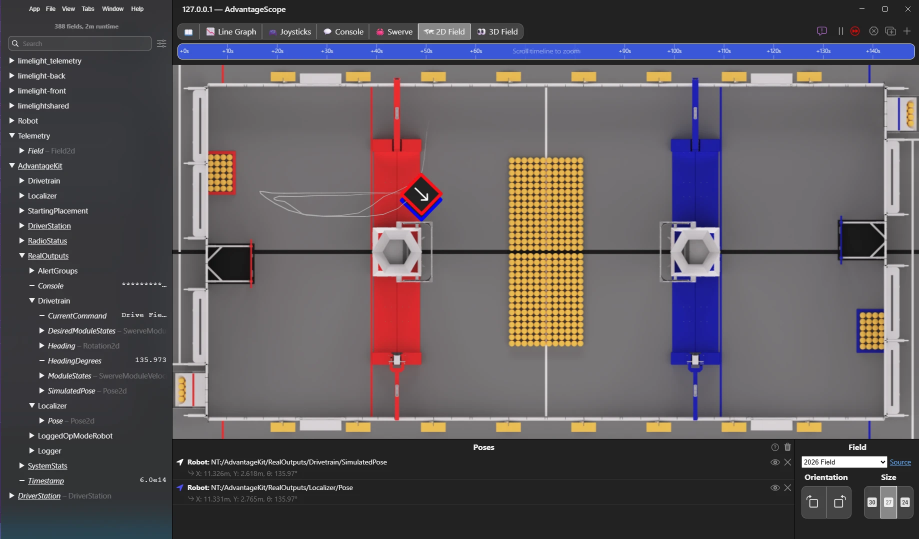
#> input picture tools/figures/data/16-advantagescope-truth-vs-estimate.png, 1837 x 1077 px (shown at 1/2 size)
$ python 16-advantagescope-truth-vs-estimate.py
#> lines starting #> are read from the running program, lines starting #| are printed output that depends on the picture
### tools/figures/screenshots.py
"""Stack screenshots into one numbered figure, the way Figure 17.3 marks SimGUI: a heading over each
panel on a dark background, Okabe-Ito orange outlines and numbered circles with a black outline
and digit. Used by the generators of the figures made from the user's screenshots (3.1, 7.2, 8.2, 11.1, 11.2, 13.3, 13.5, 16.2, 18.3, D.1, R.1).

A panel is a dict:
    shot     the screenshot's path
    crop     (x0, y0, x1, y1) in the screenshot's pixels
    scale    how much to scale the crop (the figure is WIDTH px wide; a panel can be narrower)
    boxes    [(x0, y0, x1, y1), ...] orange outlines, in the screenshot's pixels
    circles  [(number, x, y), ...] numbered circles, centred there, in the screenshot's pixels
    heading  the text over the panel (optional; a one-panel figure needs none)
"""

import os

from PIL import Image, ImageDraw, ImageFont

FONT = "/usr/share/fonts/truetype/dejavu/DejaVuSans-Bold.ttf"
BACKGROUND = (20, 23, 28)  # Figure 17.3's
HEADING = (204, 204, 204)  # Figure 17.3's
ORANGE = (230, 159, 0)  # Okabe-Ito orange, as in Figure 17.3
BLACK = (0, 0, 0)

WIDTH = 1600
MARGIN = 20
GAP = 26  # between one panel and the next heading
HEADING_SIZE = 26
RADIUS = 16  # callout circles, in the final image's pixels
SS = 2  # build at twice the size, then scale down, so circles and text come out smooth


def full_width_scale(crop):
    """The scale that makes a crop fill the figure between its margins."""
    return (WIDTH - 2 * MARGIN) / (crop[2] - crop[0])


def _panel_image(p):
    shot = Image.open(p["shot"]).convert("RGB")
#> shot is the input picture: PIL image 1837x1077 RGB; mean R, G, B 92.4, 86.8, 90.6
    x0, y0 = p["crop"][:2]
    crop = shot.crop(p["crop"])
    draw = ImageDraw.Draw(crop)
    for bx0, by0, bx1, by1 in p.get("boxes", []):
        draw.rounded_rectangle([bx0 - x0, by0 - y0, bx1 - x0, by1 - y0], radius=5, outline=ORANGE, width=3)
    k = p["scale"] * SS
    return crop.resize((round(crop.width * k), round(crop.height * k)), Image.Resampling.LANCZOS)


def compose(panels, out_path, repo, method=None):
    """method: Pillow's quantize method; the default median cut can merge small colour swatches."""
    heading_font = ImageFont.truetype(FONT, HEADING_SIZE * SS)
    digit_font = ImageFont.truetype(FONT, round(RADIUS * 1.35 * SS))

    placed, y = [], (MARGIN * SS // 2) if panels[0].get("heading") else MARGIN * SS
    for p in panels:
        im = _panel_image(p)
        heading_y = y
        if p.get("heading"):
            y += round(HEADING_SIZE * 1.6) * SS
        placed.append((p, im, MARGIN * SS, y, heading_y))
        y += im.height + GAP * SS
#> y = 1985
#> pass 2 of the loop in compose, `for p in panels:`:
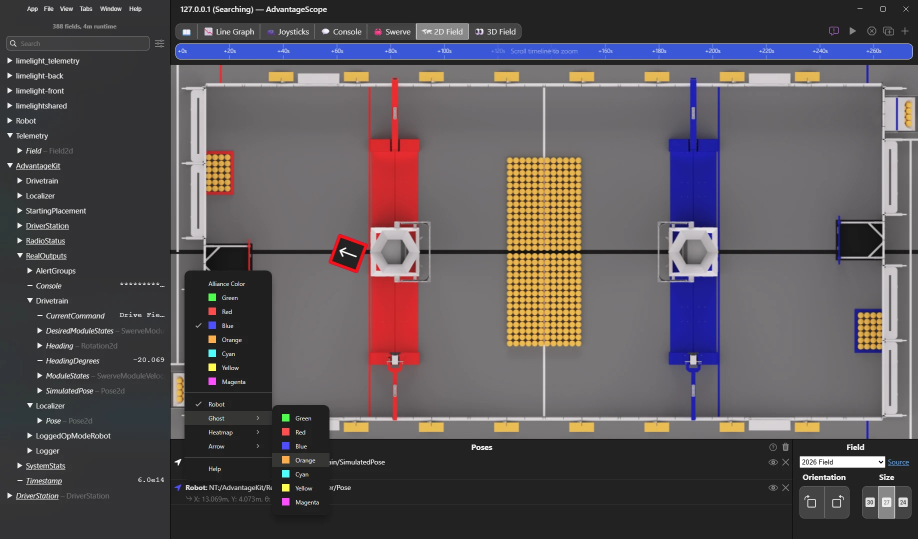
#> input picture tools/figures/data/16-advantagescope-pose-style-menu.png, 1835 x 1077 px (shown at 1/2 size)
#> in _panel_image, shot is the input picture: PIL image 1835x1077 RGB; mean R, G, B 89.2, 83.6, 86.8
#> x0 = 326; y0 = 535
#> in _panel_image (call 2), `crop = shot.crop(p["crop"])`:
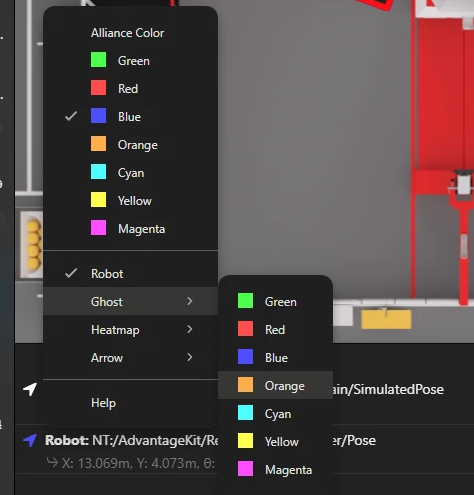
#> crop: PIL image 474x495 RGB; mean R, G, B 76.9, 66.9, 66.6
#> in _panel_image (call 2), `k = p["scale"] * SS`: k = 2.8
    height = y - GAP * SS + MARGIN * SS
#> height = 3495

    canvas = Image.new("RGB", (WIDTH * SS, height), BACKGROUND)
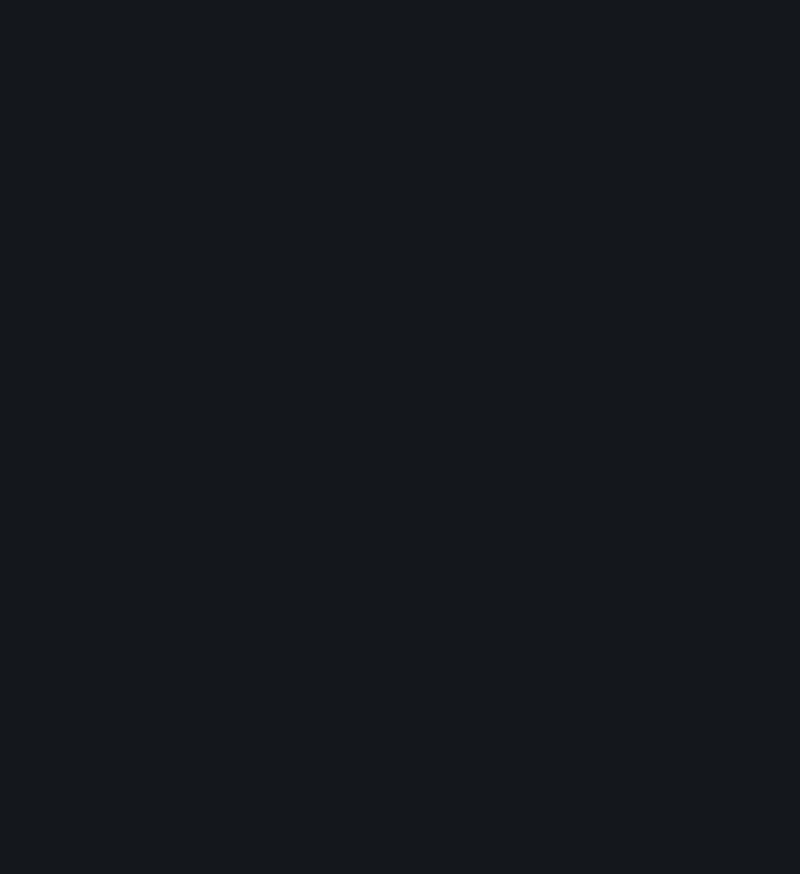
#> canvas: PIL image 3200x3495 RGB (shown at 1/4 size); mean R, G, B 20, 23, 28
    draw = ImageDraw.Draw(canvas)
    for p, im, x, y, heading_y in placed:
        if p.get("heading"):
            draw.text((x, heading_y), p["heading"], fill=HEADING, font=heading_font)
        canvas.paste(im, (x, y))
        k = p["scale"] * SS
        for number, sx, sy in p.get("circles", []):
            cx, cy = x + (sx - p["crop"][0]) * k, y + (sy - p["crop"][1]) * k
            r = RADIUS * SS
            draw.ellipse([cx - r, cy - r, cx + r, cy + r], fill=ORANGE, outline=BLACK, width=2 * SS)
            draw.text((cx, cy), str(number), fill=BLACK, font=digit_font, anchor="mm")
#> this loop made 2 passes
#> (x, y, heading_y, k) on passes 1 to 2: (40, 104, 20, 1.7), (40, 2069, 1985, 2.8)
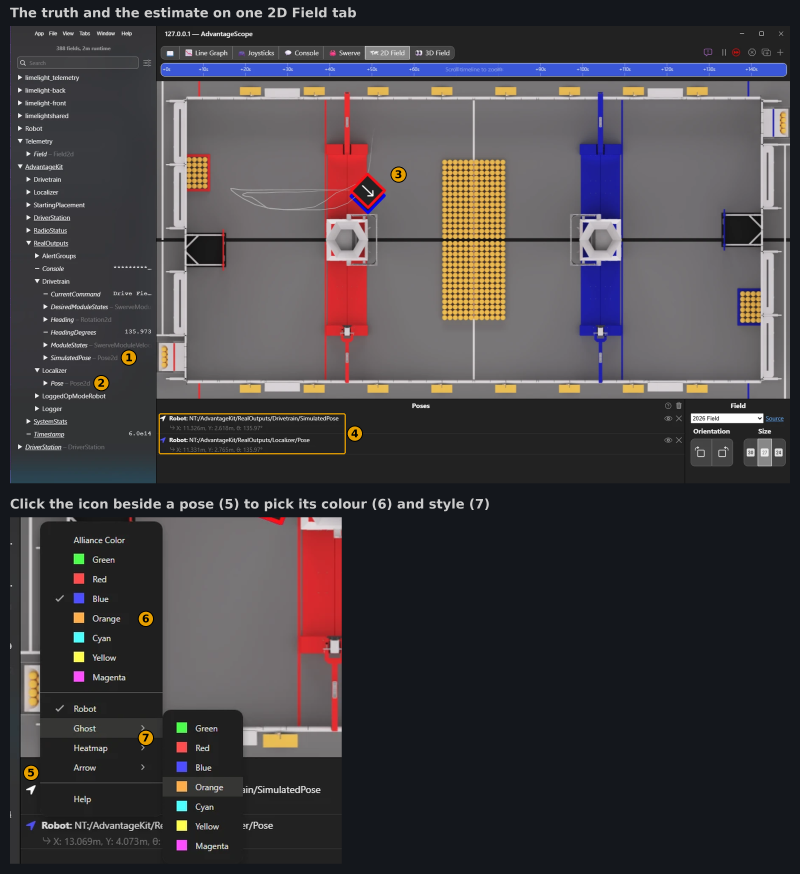
#> canvas: PIL image 3200x3495 RGB (shown at 1/4 size); mean R, G, B 67.5, 63.8, 66.9

    out = canvas.resize((WIDTH, round(height / SS)), Image.Resampling.LANCZOS)
    # Screenshots have few colours, so a 256-colour palette keeps them sharp and small.
    out = out.quantize(colors=256, method=method if method is not None else Image.Quantize.MEDIANCUT, dither=Image.Dither.NONE)
#> out: PIL image 1600x1748 P
    out.save(out_path, optimize=True)
    print(f"wrote {os.path.relpath(out_path, repo)}: {out.width} x {out.height}, {os.path.getsize(out_path) // 1024} KB")
#| wrote docs/lessons/v3/images/16-advantagescope-truth-vs-estimate.png: 1600 x 1748, 191 KB

### tools/figures/16-advantagescope-truth-vs-estimate.py
"""Lesson 16, Figure 16.2: the estimate and the simulated truth on one AdvantageScope 2D Field tab.

Drivetrain/SimulatedPose (1) and Localizer/Pose (2), both under AdvantageKit > RealOutputs, drawn
as two robots (3) about 15 cm apart; the Poses list (4) gives their numbers. The user coloured
the estimate blue and left the truth in the default red. Second panel: the menu that opens from the
icon beside a Poses entry (5), with the colours (6) and the styles Robot, Ghost, Heatmap and Arrow
(7). Screenshots the user took on 2026-11-21 in their own AdvantageScope on Windows (version not
recorded), live on the Lesson 16 state: data/16-advantagescope-truth-vs-estimate.png and
data/16-advantagescope-pose-style-menu.png (both sent as WebP, converted unchanged). Nothing is
measured here.

    /usr/bin/python3.12 tools/figures/16-advantagescope-truth-vs-estimate.py   (needs Pillow)
"""

import os

from PIL import Image

from screenshots import compose, full_width_scale

HERE = os.path.dirname(os.path.abspath(__file__))
REPO = os.path.abspath(os.path.join(HERE, "..", ".."))
OUT = os.path.join(REPO, "docs", "lessons", "v3", "images", "16-advantagescope-truth-vs-estimate.png")
CROP = (0, 0, 1837, 1077)
SHOT = dict(
    shot=os.path.join(HERE, "data", "16-advantagescope-truth-vs-estimate.png"),
    crop=CROP,
    scale=full_width_scale(CROP),
    boxes=[(350, 912, 790, 1008)],  # the two Poses entries
    circles=[
        (1, 280, 781),   # SimulatedPose, under RealOutputs > Drivetrain
        (2, 215, 841),   # Pose, under RealOutputs > Localizer
        (3, 915, 350),   # the two robots on the field
        (4, 812, 960),   # their numbers
    ],
    heading="The truth and the estimate on one 2D Field tab",
)
MENU = dict(
    shot=os.path.join(HERE, "data", "16-advantagescope-pose-style-menu.png"),
    crop=(326, 535, 800, 1030),  # the pose's menu, its Ghost submenu, and the Poses list
    scale=1.4,
    circles=[
        (5, 356, 900),   # the icon beside the SimulatedPose entry
        (6, 520, 680),   # the colours
        (7, 520, 850),   # Robot, Ghost, Heatmap, Arrow
    ],
    heading="Click the icon beside a pose (5) to pick its colour (6) and style (7)",
)

if __name__ == "__main__":
    # Fast octree keeps the menu's small colour swatches; median cut turned Green grey.
    compose([SHOT, MENU], OUT, REPO, method=Image.Quantize.FASTOCTREE)
